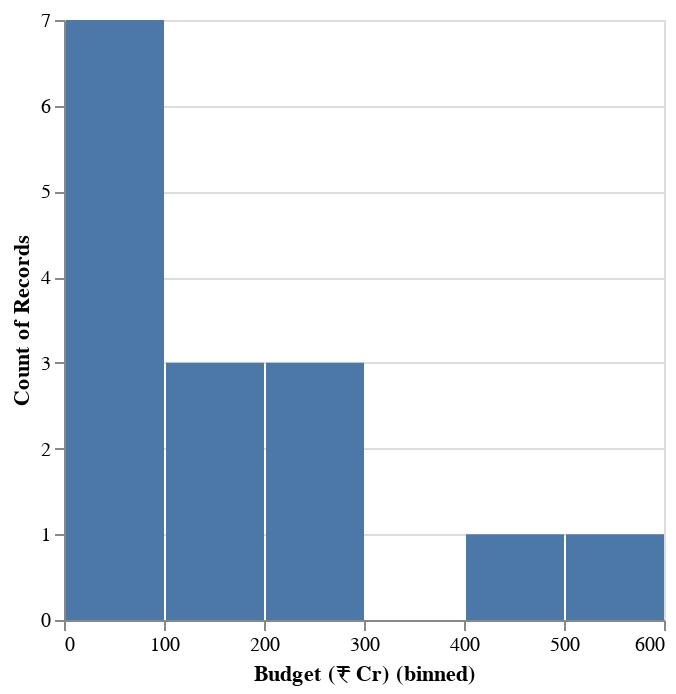

Notebook source saved alongside this figure:
### Code cell
alt.Chart(mov).mark_bar().encode(
    x=alt.X('Budget (₹ Cr)', bin=True),
    y='count()'
)

### Figure 1 — Vega-Lite specification as saved in the notebook (floating-point values rounded to 4 significant figures)
{"config": {"view": {"continuousWidth": 300, "continuousHeight": 300}}, "data": {"name": "data-b1bba0916af879e99c4082e1b2ddb9a2"}, "mark": {"type": "bar"}, "encoding": {"x": {"bin": true, "field": "Budget (₹ Cr)", "type": "quantitative"}, "y": {"aggregate": "count", "type": "quantitative"}}, "$schema": "https://vega.github.io/schema/vega-lite/v5.20.1.json", "datasets": {"data-b1bba0916af879e99c4082e1b2ddb9a2": [{"Rank": 1, "Movie Title": "Pushpa 2: The Rule", "Language": "Telugu", "Domestic Revenue (₹ Cr)": "1,200", "International Revenue (₹ Cr)": 624, "Total Revenue (₹ Cr)": "1,824", "Genre": "Action, Thriller", "Director": "Sukumar", "Release Date": "15-Aug-24", "Budget (₹ Cr)": 400, "Main Cast": "Allu Arjun, Rashmika Mandanna", "Runtime": "170 min", "Music Composer": "Devi Sri Prasad"}, {"Rank": 2, "Movie Title": "Kalki 2898 AD", "Language": "Telugu", "Domestic Revenue (₹ Cr)": "680", "International Revenue (₹ Cr)": 362, "Total Revenue (₹ Cr)": "1,042–1,200", "Genre": "Sci-Fi, Fantasy", "Director": "Nag Ashwin", "Release Date": "12-Jan-24", "Budget (₹ Cr)": 600, "Main Cast": "Prabhas, Deepika Padukone, Amitabh Bachchan", "Runtime": "180 min", "Music Composer": "M. M. Keeravani"}, {"Rank": 3, "Movie Title": "Stree 2", "Language": "Hindi", "Domestic Revenue (₹ Cr)": "550", "International Revenue (₹ Cr)": 324, "Total Revenue (₹ Cr)": "874.58", "Genre": "Horror, Comedy", "Director": "Amar Kaushik", "Release Date": "31-Oct-24", "Budget (₹ Cr)": 80, "Main Cast": "Rajkummar Rao, Shraddha Kapoor", "Runtime": "145 min", "Music Composer": "Sachin-Jigar"}, {"Rank": 4, "Movie Title": "The Greatest of All Time", "Language": "Tamil", "Domestic Revenue (₹ Cr)": "240", "International Revenue (₹ Cr)": 200, "Total Revenue (₹ Cr)": "440–457.12", "Genre": "Drama, Biography", "Director": "Sudha Kongara", "Release Date": "17-Nov-24", "Budget (₹ Cr)": 100, "Main Cast": "Vijay Sethupathi, Keerthy Suresh", "Runtime": "160 min", "Music Composer": "A.R. Rahman"}, {"Rank": 5, "Movie Title": "Devara: Part 1", "Language": "Telugu", "Domestic Revenue (₹ Cr)": "315", "International Revenue (₹ Cr)": 88, "Total Revenue (₹ Cr)": "403.83–521", "Genre": "Action, Drama", "Director": "Koratala Siva", "Release Date": "25-Dec-24", "Budget (₹ Cr)": 250, "Main Cast": "Jr NTR, Saif Ali Khan", "Runtime": "165 min", "Music Composer": "Anirudh Ravichander"}, {"Rank": 6, "Movie Title": "Bhool Bhulaiyaa 3", "Language": "Hindi", "Domestic Revenue (₹ Cr)": "358", "International Revenue (₹ Cr)": 65, "Total Revenue (₹ Cr)": "423.85", "Genre": "Horror, Comedy", "Director": "Anees Bazmee", "Release Date": "14-Mar-24", "Budget (₹ Cr)": 150, "Main Cast": "Kartik Aaryan, Kiara Advani", "Runtime": "155 min", "Music Composer": "Pritam"}, {"Rank": 7, "Movie Title": "Singham Again", "Language": "Hindi", "Domestic Revenue (₹ Cr)": "310", "International Revenue (₹ Cr)": 79, "Total Revenue (₹ Cr)": "389.64", "Genre": "Action, Crime", "Director": "Rohit Shetty", "Release Date": "15-Aug-24", "Budget (₹ Cr)": 200, "Main Cast": "Ajay Devgn, Kareena Kapoor", "Runtime": "145 min", "Music Composer": "Devi Sri Prasad"}, {"Rank": 8, "Movie Title": "Fighter", "Language": "Hindi", "Domestic Revenue (₹ Cr)": "270", "International Revenue (₹ Cr)": 74, "Total Revenue (₹ Cr)": "344.46", "Genre": "Action, Drama", "Director": "Siddharth Anand", "Release Date": "26-Jan-24", "Budget (₹ Cr)": 250, "Main Cast": "Hrithik Roshan, Deepika Padukone", "Runtime": "160 min", "Music Composer": "Lijo George, DJ Chetas"}, {"Rank": 9, "Movie Title": "Shaitaan", "Language": "Hindi", "Domestic Revenue (₹ Cr)": "160", "International Revenue (₹ Cr)": 51, "Total Revenue (₹ Cr)": "211.06", "Genre": "Thriller", "Director": "Bejoy Nambiar", "Release Date": "08-Nov-24", "Budget (₹ Cr)": 60, "Main Cast": "Farhan Akhtar, Kriti Kharbanda", "Runtime": "135 min", "Music Composer": "Shankar Ehsaan Loy"}, {"Rank": 10, "Movie Title": "Crew", "Language": "Hindi", "Domestic Revenue (₹ Cr)": "123", "International Revenue (₹ Cr)": 34, "Total Revenue (₹ Cr)": "157.08", "Genre": "Comedy, Drama", "Director": "Rajesh Krishnan", "Release Date": "05-Apr-24", "Budget (₹ Cr)": 50, "Main Cast": "Karisma Kapoor, Anil Kapoor", "Runtime": "140 min", "Music Composer": "Vishal-Shekhar"}, {"Rank": 11, "Movie Title": "Teri Baaton Mein Aisa Uljha Jiya", "Language": "Hindi", "Domestic Revenue (₹ Cr)": "120", "International Revenue (₹ Cr)": 13, "Total Revenue (₹ Cr)": "133.64", "Genre": "Romantic, Drama", "Director": "Laxman Utekar", "Release Date": "20-Sep-24", "Budget (₹ Cr)": 40, "Main Cast": "Vicky Kaushal, Katrina Kaif", "Runtime": "150 min", "Music Composer": "A.R. Rahman"}, {"Rank": 12, "Movie Title": "Munjya", "Language": "Hindi", "Domestic Revenue (₹ Cr)": "115", "International Revenue (₹ Cr)": 17, "Total Revenue (₹ Cr)": "132.13", "Genre": "Drama", "Director": "Nitesh Tiwari", "Release Date": "22-Nov-24", "Budget (₹ Cr)": 50, "Main Cast": "Pankaj Tripathi, Shubham Pandey", "Runtime": "130 min", "Music Composer": "Amit Trivedi"}, {"Rank": 13, "Movie Title": "Bad Newz", "Language": "Hindi", "Domestic Revenue (₹ Cr)": "92", "International Revenue (₹ Cr)": 23, "Total Revenue (₹ Cr)": "115.74", "Genre": "Thriller", "Director": "Vikramaditya Motwane", "Release Date": "12-Jul-24", "Budget (₹ Cr)": 70, "Main Cast": "Ayushmann Khurrana, Tabu", "Runtime": "160 min", "Music Composer": "Ankit Tiwari"}, {"Rank": 14, "Movie Title": "Article 370", "Language": "Hindi", "Domestic Revenue (₹ Cr)": "85", "International Revenue (₹ Cr)": 25, "Total Revenue (₹ Cr)": "110.57", "Genre": "Drama, Politics", "Director": "Anubhav Sinha", "Release Date": "26-Jan-24", "Budget (₹ Cr)": 90, "Main Cast": "Manoj Bajpayee, Richa Chadha", "Runtime": "155 min", "Music Composer": "Amit Trivedi"}, {"Rank": 15, "Movie Title": "Vettaiyan", "Language": "Tamil", "Domestic Revenue (₹ Cr)": "123", "International Revenue (₹ Cr)": 20, "Total Revenue (₹ Cr)": "143.243", "Genre": "Action, Drama", "Director": "Lokesh Kanagaraj", "Release Date": "18-Oct-24", "Budget (₹ Cr)": 150, "Main Cast": "Vijay, Samantha Ruth Prabhu", "Runtime": "165 min", "Music Composer": "Anirudh Ravichander"}]}}
